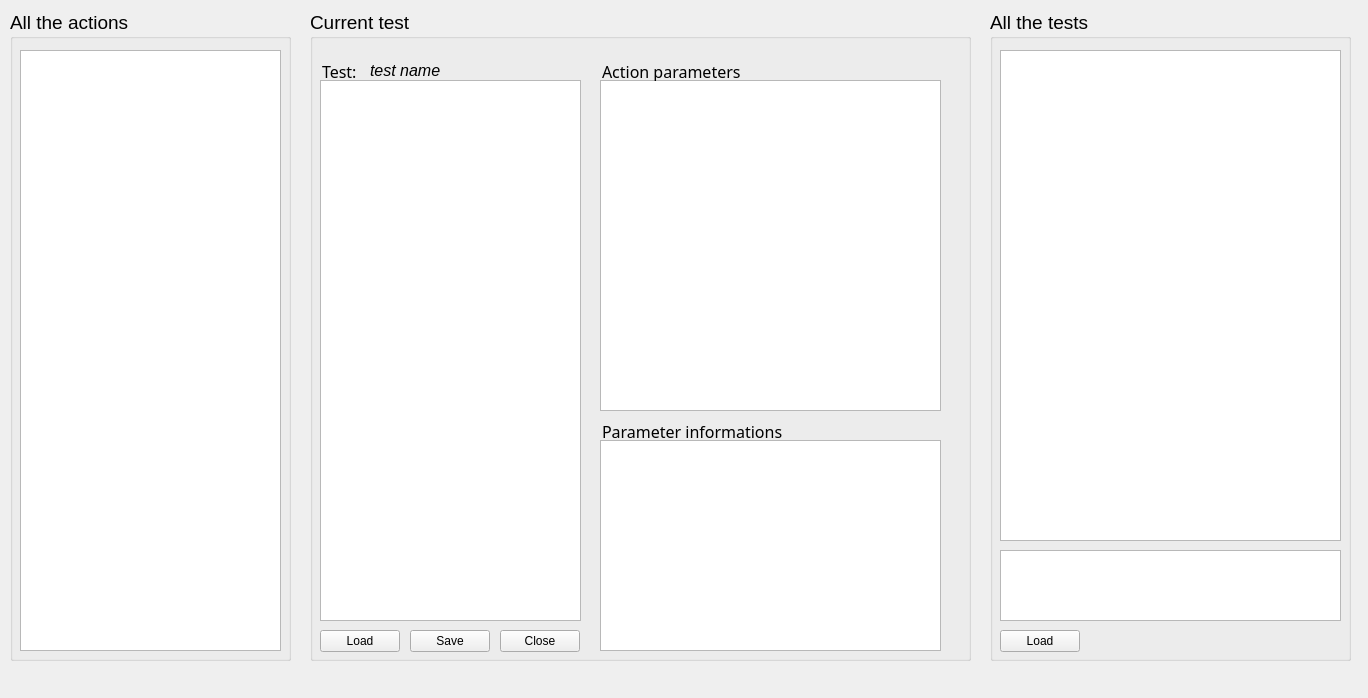
<?xml version="1.0" encoding="UTF-8"?>
<ui version="4.0">
 <class>MainWindow</class>
 <widget class="QMainWindow" name="MainWindow">
  <property name="windowModality">
   <enum>Qt::WindowModal</enum>
  </property>
  <property name="geometry">
   <rect>
    <x>0</x>
    <y>0</y>
    <width>1368</width>
    <height>698</height>
   </rect>
  </property>
  <property name="windowTitle">
   <string>Scriptbuilder</string>
  </property>
  <property name="autoFillBackground">
   <bool>false</bool>
  </property>
  <widget class="QWidget" name="centralWidget">
   <widget class="QGroupBox" name="scriptBox">
    <property name="geometry">
     <rect>
      <x>310</x>
      <y>10</y>
      <width>661</width>
      <height>651</height>
     </rect>
    </property>
    <property name="font">
     <font>
      <pointsize>14</pointsize>
     </font>
    </property>
    <property name="title">
     <string>Current test</string>
    </property>
    <widget class="QPushButton" name="saveButton">
     <property name="geometry">
      <rect>
       <x>100</x>
       <y>620</y>
       <width>80</width>
       <height>22</height>
      </rect>
     </property>
     <property name="font">
      <font>
       <pointsize>9</pointsize>
      </font>
     </property>
     <property name="text">
      <string>Save</string>
     </property>
    </widget>
    <widget class="QPushButton" name="closeButton">
     <property name="geometry">
      <rect>
       <x>190</x>
       <y>620</y>
       <width>80</width>
       <height>22</height>
      </rect>
     </property>
     <property name="font">
      <font>
       <pointsize>9</pointsize>
      </font>
     </property>
     <property name="text">
      <string>Close</string>
     </property>
    </widget>
    <widget class="QLabel" name="testname">
     <property name="geometry">
      <rect>
       <x>60</x>
       <y>50</y>
       <width>111</width>
       <height>20</height>
      </rect>
     </property>
     <property name="font">
      <font>
       <pointsize>12</pointsize>
       <weight>50</weight>
       <italic>true</italic>
       <bold>false</bold>
      </font>
     </property>
     <property name="text">
      <string>test name</string>
     </property>
    </widget>
    <widget class="QTreeView" name="scriptTree">
     <property name="geometry">
      <rect>
       <x>10</x>
       <y>70</y>
       <width>261</width>
       <height>541</height>
      </rect>
     </property>
     <property name="font">
      <font>
       <pointsize>10</pointsize>
      </font>
     </property>
     <property name="editTriggers">
      <set>QAbstractItemView::NoEditTriggers</set>
     </property>
     <property name="dragEnabled">
      <bool>true</bool>
     </property>
     <property name="defaultDropAction">
      <enum>Qt::MoveAction</enum>
     </property>
     <attribute name="headerVisible">
      <bool>false</bool>
     </attribute>
    </widget>
    <widget class="QPushButton" name="loadButton">
     <property name="geometry">
      <rect>
       <x>10</x>
       <y>620</y>
       <width>80</width>
       <height>22</height>
      </rect>
     </property>
     <property name="font">
      <font>
       <pointsize>9</pointsize>
      </font>
     </property>
     <property name="text">
      <string>Load</string>
     </property>
    </widget>
    <widget class="QTableView" name="parametersList">
     <property name="geometry">
      <rect>
       <x>290</x>
       <y>70</y>
       <width>341</width>
       <height>331</height>
      </rect>
     </property>
     <property name="font">
      <font>
       <pointsize>10</pointsize>
      </font>
     </property>
     <property name="sizeAdjustPolicy">
      <enum>QAbstractScrollArea::AdjustToContentsOnFirstShow</enum>
     </property>
     <property name="alternatingRowColors">
      <bool>false</bool>
     </property>
     <property name="selectionMode">
      <enum>QAbstractItemView::SingleSelection</enum>
     </property>
     <property name="showGrid">
      <bool>true</bool>
     </property>
     <property name="gridStyle">
      <enum>Qt::SolidLine</enum>
     </property>
     <attribute name="horizontalHeaderVisible">
      <bool>false</bool>
     </attribute>
     <attribute name="horizontalHeaderCascadingSectionResizes">
      <bool>false</bool>
     </attribute>
     <attribute name="horizontalHeaderHighlightSections">
      <bool>false</bool>
     </attribute>
     <attribute name="horizontalHeaderMinimumSectionSize">
      <number>26</number>
     </attribute>
     <attribute name="horizontalHeaderStretchLastSection">
      <bool>true</bool>
     </attribute>
     <attribute name="verticalHeaderVisible">
      <bool>false</bool>
     </attribute>
     <attribute name="verticalHeaderDefaultSectionSize">
      <number>20</number>
     </attribute>
     <attribute name="verticalHeaderHighlightSections">
      <bool>false</bool>
     </attribute>
     <attribute name="verticalHeaderMinimumSectionSize">
      <number>18</number>
     </attribute>
    </widget>
    <widget class="QTableView" name="parameterComment">
     <property name="geometry">
      <rect>
       <x>290</x>
       <y>430</y>
       <width>341</width>
       <height>211</height>
      </rect>
     </property>
     <property name="font">
      <font>
       <pointsize>10</pointsize>
      </font>
     </property>
     <property name="sizeAdjustPolicy">
      <enum>QAbstractScrollArea::AdjustToContentsOnFirstShow</enum>
     </property>
     <property name="editTriggers">
      <set>QAbstractItemView::NoEditTriggers</set>
     </property>
     <property name="alternatingRowColors">
      <bool>false</bool>
     </property>
     <property name="selectionMode">
      <enum>QAbstractItemView::NoSelection</enum>
     </property>
     <property name="showGrid">
      <bool>true</bool>
     </property>
     <property name="gridStyle">
      <enum>Qt::SolidLine</enum>
     </property>
     <attribute name="horizontalHeaderVisible">
      <bool>false</bool>
     </attribute>
     <attribute name="horizontalHeaderCascadingSectionResizes">
      <bool>false</bool>
     </attribute>
     <attribute name="horizontalHeaderHighlightSections">
      <bool>false</bool>
     </attribute>
     <attribute name="horizontalHeaderMinimumSectionSize">
      <number>26</number>
     </attribute>
     <attribute name="horizontalHeaderStretchLastSection">
      <bool>true</bool>
     </attribute>
     <attribute name="verticalHeaderVisible">
      <bool>false</bool>
     </attribute>
     <attribute name="verticalHeaderDefaultSectionSize">
      <number>20</number>
     </attribute>
     <attribute name="verticalHeaderHighlightSections">
      <bool>false</bool>
     </attribute>
     <attribute name="verticalHeaderMinimumSectionSize">
      <number>18</number>
     </attribute>
    </widget>
    <widget class="QLineEdit" name="lineEdit_4">
     <property name="enabled">
      <bool>true</bool>
     </property>
     <property name="geometry">
      <rect>
       <x>290</x>
       <y>410</y>
       <width>201</width>
       <height>21</height>
      </rect>
     </property>
     <property name="font">
      <font>
       <family>Sans Serif</family>
       <pointsize>12</pointsize>
       <weight>50</weight>
       <italic>false</italic>
       <bold>false</bold>
      </font>
     </property>
     <property name="autoFillBackground">
      <bool>false</bool>
     </property>
     <property name="styleSheet">
      <string notr="true">font: 12pt &quot;Sans Serif&quot;;
background-color: rgba(0, 0, 0, 0);</string>
     </property>
     <property name="text">
      <string>Parameter informations</string>
     </property>
     <property name="frame">
      <bool>false</bool>
     </property>
    </widget>
    <widget class="QLineEdit" name="lineEdit_5">
     <property name="enabled">
      <bool>true</bool>
     </property>
     <property name="geometry">
      <rect>
       <x>290</x>
       <y>50</y>
       <width>161</width>
       <height>21</height>
      </rect>
     </property>
     <property name="font">
      <font>
       <family>Sans Serif</family>
       <pointsize>12</pointsize>
       <weight>50</weight>
       <italic>false</italic>
       <bold>false</bold>
      </font>
     </property>
     <property name="autoFillBackground">
      <bool>false</bool>
     </property>
     <property name="styleSheet">
      <string notr="true">font: 12pt &quot;Sans Serif&quot;;
background-color: rgba(0, 0, 0, 0);</string>
     </property>
     <property name="text">
      <string>Action parameters</string>
     </property>
     <property name="frame">
      <bool>false</bool>
     </property>
    </widget>
    <widget class="QLineEdit" name="lineEdit_6">
     <property name="enabled">
      <bool>true</bool>
     </property>
     <property name="geometry">
      <rect>
       <x>10</x>
       <y>50</y>
       <width>41</width>
       <height>21</height>
      </rect>
     </property>
     <property name="font">
      <font>
       <family>Sans Serif</family>
       <pointsize>12</pointsize>
       <weight>50</weight>
       <italic>false</italic>
       <bold>false</bold>
      </font>
     </property>
     <property name="autoFillBackground">
      <bool>false</bool>
     </property>
     <property name="styleSheet">
      <string notr="true">font: 12pt &quot;Sans Serif&quot;;
background-color: rgba(0, 0, 0, 0);</string>
     </property>
     <property name="text">
      <string>Test:</string>
     </property>
     <property name="frame">
      <bool>false</bool>
     </property>
    </widget>
   </widget>
   <widget class="QGroupBox" name="actionsBox">
    <property name="geometry">
     <rect>
      <x>10</x>
      <y>10</y>
      <width>281</width>
      <height>651</height>
     </rect>
    </property>
    <property name="font">
     <font>
      <pointsize>14</pointsize>
     </font>
    </property>
    <property name="title">
     <string>All the actions</string>
    </property>
    <widget class="QTreeView" name="commandTree">
     <property name="geometry">
      <rect>
       <x>10</x>
       <y>40</y>
       <width>261</width>
       <height>601</height>
      </rect>
     </property>
     <property name="font">
      <font>
       <pointsize>10</pointsize>
      </font>
     </property>
     <property name="editTriggers">
      <set>QAbstractItemView::NoEditTriggers</set>
     </property>
     <property name="dragEnabled">
      <bool>true</bool>
     </property>
     <attribute name="headerVisible">
      <bool>false</bool>
     </attribute>
    </widget>
   </widget>
   <widget class="QGroupBox" name="testListBox">
    <property name="geometry">
     <rect>
      <x>990</x>
      <y>10</y>
      <width>361</width>
      <height>651</height>
     </rect>
    </property>
    <property name="font">
     <font>
      <pointsize>14</pointsize>
     </font>
    </property>
    <property name="autoFillBackground">
     <bool>false</bool>
    </property>
    <property name="styleSheet">
     <string notr="true"/>
    </property>
    <property name="title">
     <string>All the tests</string>
    </property>
    <widget class="QTableView" name="testsDepot">
     <property name="geometry">
      <rect>
       <x>10</x>
       <y>40</y>
       <width>341</width>
       <height>491</height>
      </rect>
     </property>
     <property name="font">
      <font>
       <pointsize>9</pointsize>
      </font>
     </property>
     <property name="sizeAdjustPolicy">
      <enum>QAbstractScrollArea::AdjustToContentsOnFirstShow</enum>
     </property>
     <property name="editTriggers">
      <set>QAbstractItemView::NoEditTriggers</set>
     </property>
     <property name="alternatingRowColors">
      <bool>false</bool>
     </property>
     <property name="selectionMode">
      <enum>QAbstractItemView::SingleSelection</enum>
     </property>
     <property name="showGrid">
      <bool>true</bool>
     </property>
     <property name="gridStyle">
      <enum>Qt::SolidLine</enum>
     </property>
     <attribute name="horizontalHeaderVisible">
      <bool>true</bool>
     </attribute>
     <attribute name="horizontalHeaderCascadingSectionResizes">
      <bool>false</bool>
     </attribute>
     <attribute name="horizontalHeaderHighlightSections">
      <bool>false</bool>
     </attribute>
     <attribute name="horizontalHeaderMinimumSectionSize">
      <number>26</number>
     </attribute>
     <attribute name="horizontalHeaderStretchLastSection">
      <bool>true</bool>
     </attribute>
     <attribute name="verticalHeaderVisible">
      <bool>false</bool>
     </attribute>
     <attribute name="verticalHeaderDefaultSectionSize">
      <number>20</number>
     </attribute>
     <attribute name="verticalHeaderHighlightSections">
      <bool>false</bool>
     </attribute>
     <attribute name="verticalHeaderMinimumSectionSize">
      <number>18</number>
     </attribute>
    </widget>
    <widget class="QPushButton" name="loadTests">
     <property name="geometry">
      <rect>
       <x>10</x>
       <y>620</y>
       <width>80</width>
       <height>22</height>
      </rect>
     </property>
     <property name="font">
      <font>
       <pointsize>9</pointsize>
      </font>
     </property>
     <property name="text">
      <string>Load</string>
     </property>
    </widget>
    <widget class="QTextBrowser" name="testNote">
     <property name="geometry">
      <rect>
       <x>10</x>
       <y>540</y>
       <width>341</width>
       <height>71</height>
      </rect>
     </property>
    </widget>
   </widget>
   <zorder>actionsBox</zorder>
   <zorder>scriptBox</zorder>
   <zorder>testListBox</zorder>
  </widget>
 </widget>
 <layoutdefault spacing="6" margin="11"/>
 <resources/>
 <connections/>
</ui>
